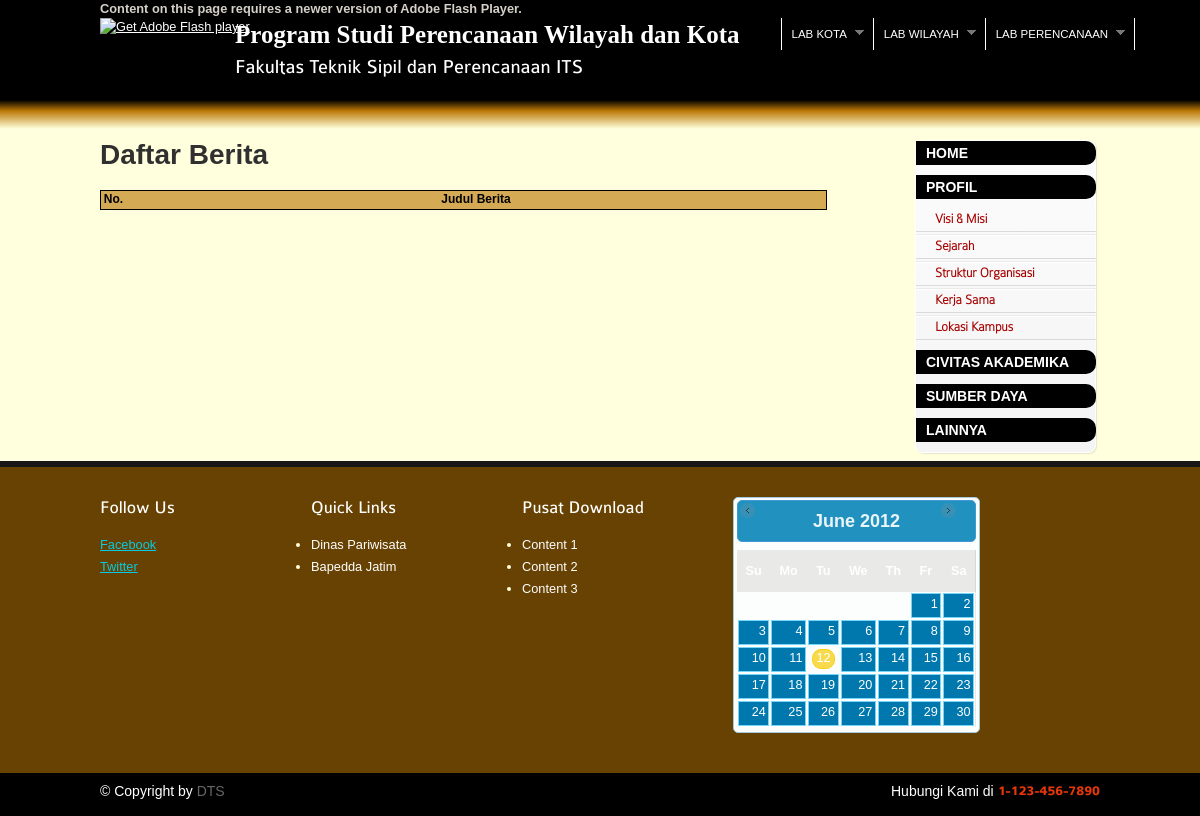
Before: /index.php/artikel/daftar_berita with the older database file.
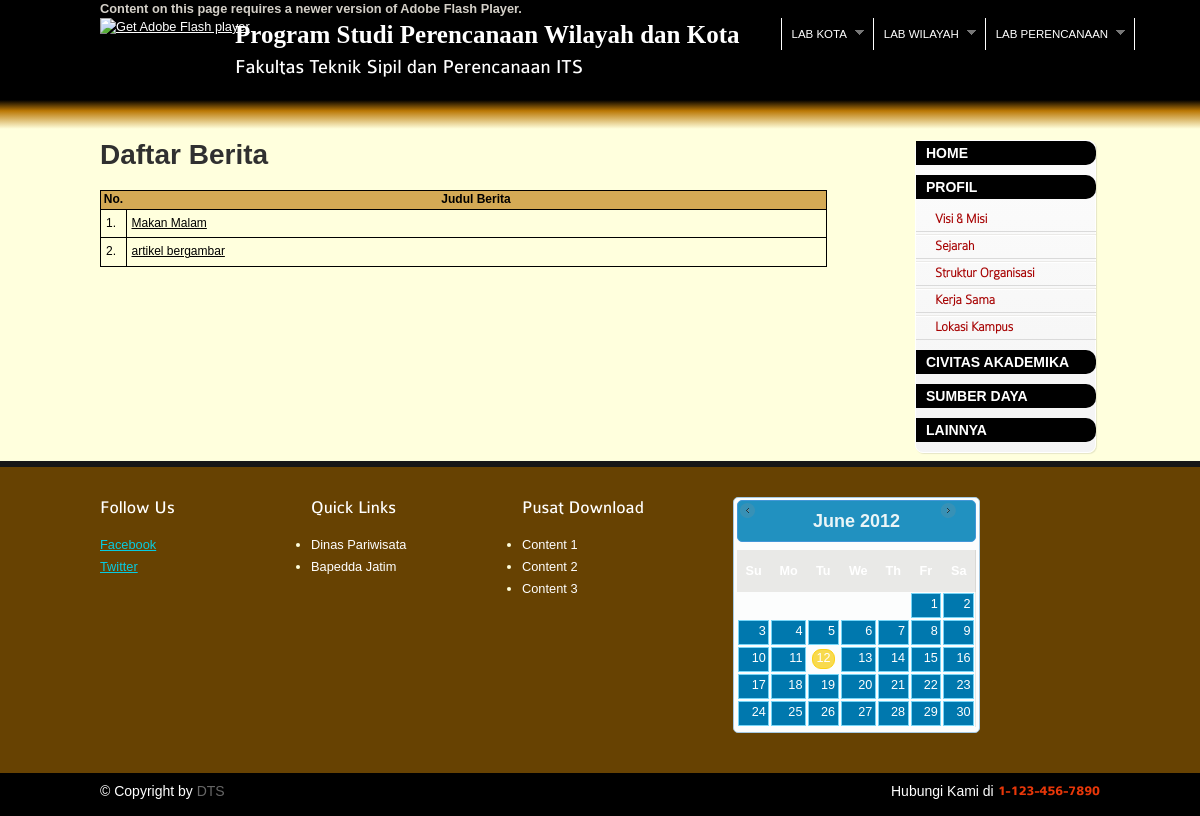
After: the same page with the newer database file.
### tables this page shows
CREATE TABLE IF NOT EXISTS `artikel` (
  `id_artikel` int(11) NOT NULL auto_increment,
  `judul` varchar(50) NOT NULL,
  `isi` varchar(2500) NOT NULL,
  `status` varchar(1) NOT NULL,
  PRIMARY KEY  (`id_artikel`)
);

### application/controllers/artikel.php (called while the page is built, shortened)
<?php
class Artikel extends CI_Controller {
    public function __construct() {
        $this->load->helper('flexigrid');
        $this->load->library('flexigrid');
        $this->load->model('artikel_model');
    }
    function daftar_berita() {
        $data['artikel'] = $this->artikel_model->get_all_artikel();
        $this->load->view('berita_daftar', $data);
    }
}

### index.php (called while the page is built, shortened)
<?php
require_once BASEPATH.'core/CodeIgniter.php';

### application/models/artikel_model.php (called while the page is built, shortened)
<?php if ( ! defined('BASEPATH')) exit('No direct script access allowed');
class Artikel_model extends CI_Model {
        function get_all_artikel(){
		$this->db->select("*");
		$this->db->from('ARTIKEL');
		$this->db->where('STATUS > 0');
		$query = $this->db->get();
		return $query;
	}
}
?>

### application/views/berita_daftar.php (the view, shortened to what the changed rows need)
<!DOCTYPE html>
<html lang="en">
    <head>
        <link rel="stylesheet" media="screen" href="<?php echo base_url() ?>css/superfish.css" />
		<link rel="stylesheet" media="screen" href="<?php echo base_url() ?>css/superfish-navbar.css" />
        <link rel="stylesheet" href="<?php echo base_url() ?>css/reset.css" type="text/css" media="all">
        <link rel="stylesheet" href="<?php echo base_url() ?>css/grid.css" type="text/css" media="all">
        <link rel="stylesheet" href="<?php echo base_url() ?>css/style.css" type="text/css" media="all">
        <link rel="stylesheet" href="<?php echo base_url() ?>css/jquery-ui-1.8.5.custom.css" type="text/css" media="all">
        <link href="<?php echo base_url() ?>css/jquery-ui.css" rel="stylesheet" type="text/css" />
    </head>
    <body>
    <header>
        <nav>
            <div class="containerhead">
                <div class="wrapper" style="padding-left: 135px; padding-top: 10px">
                    <h1 ><a href="<?php echo base_url() ?>">
						<strong>Program Studi Perencanaan Wilayah dan Kota</strong>
					</a></h1>
                </div>
            </div>
        </nav>
    </header>
    <section id="content">
        <div class="top">
            <div class="container">
                <div class="clearfix">
                    <div class="grid9 first">
                        <h2><strong>Daftar Berita</strong></h2>
                        <table border="5" class="isitabel">
                            <tr>
                                <th width="25px">No.</th>
                                <th width="700px">Judul Berita</th>
                            </tr>
                            <?php
                            $no=1;
                                foreach ($artikel->result() as $artikel) {
                                    $id_artikel = $artikel->id_artikel;
                                    $judul_artikel = $artikel->judul;
                                    echo '
                                        <tr>
                                            <td class="isitabel">'.$no.'.</td>
                                            <td class="isitabel"><a class="linkartikel" href="'.base_url().'index.php/artikel/index/'.$id_artikel .'">'.$judul_artikel.'</a></td>
                                        </tr>
                                        ';
                                    $no++;
                                }
                            ?>
                        </table>
                    </div>
                </div>
            </div>
        </div>
    </section>
</body>
</html>

Changed rows visible on the page:
added artikel: judul "Makan Malam"
added artikel: judul "artikel bergambar"
